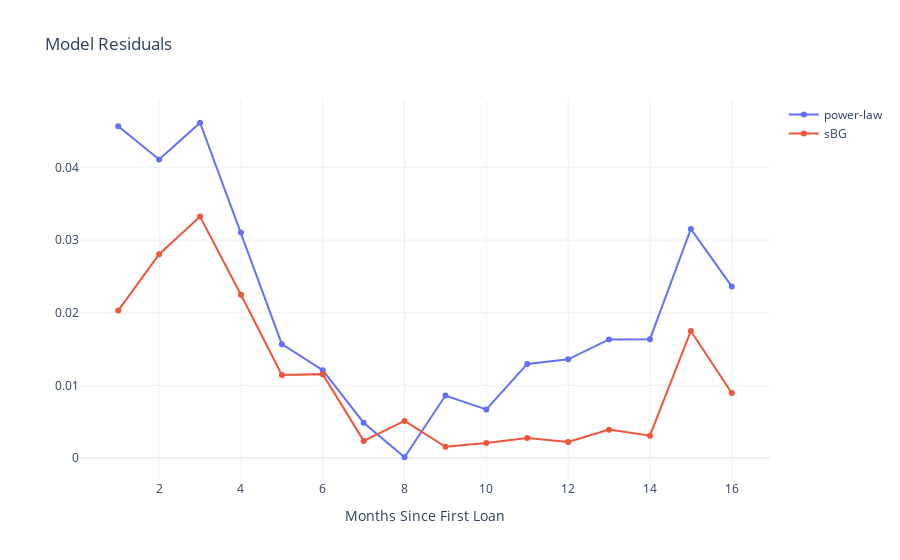

Notebook code for this chart:
### Code cell
power_res = abs(power_fit[:len(arr)] - arr)
sbg_res = abs(sBG_forecast[:len(arr)] - arr)

traces = [
    go.Scatter(name='power-law', x=arr.index, y=power_res),
    go.Scatter(name='sBG', x=arr.index, y=sbg_res)
]

fig = go.Figure(traces)
fig.update_layout(title='Model Residuals', xaxis=dict(title='Months Since First Loan'))

fig.show()

### Figure 1 — Plotly figure (JSON) as saved in the notebook; plotly's stock layout.template omitted (floating-point values rounded to 4 significant figures)
{"data": [{"name": "power-law", "type": "scatter", "x": [1, 2, 3, 4, 5, 6, 7, 8, 9, 10, 11, 12, 13, 14, 15, 16], "y": [0.04567, 0.04108, 0.04613, 0.03103, 0.01567, 0.01208, 0.004864, 0.0001064, 0.008593, 0.006688, 0.01295, 0.01358, 0.01631, 0.01635, 0.03151, 0.02362]}, {"name": "sBG", "type": "scatter", "x": [1, 2, 3, 4, 5, 6, 7, 8, 9, 10, 11, 12, 13, 14, 15, 16], "y": [0.02028, 0.02805, 0.03323, 0.02246, 0.01144, 0.01154, 0.002359, 0.005105, 0.001541, 0.002069, 0.002762, 0.002196, 0.003907, 0.003073, 0.01748, 0.008941]}], "layout": {"title": {"text": "Model Residuals"}, "xaxis": {"title": {"text": "Months Since First Loan"}}}}
